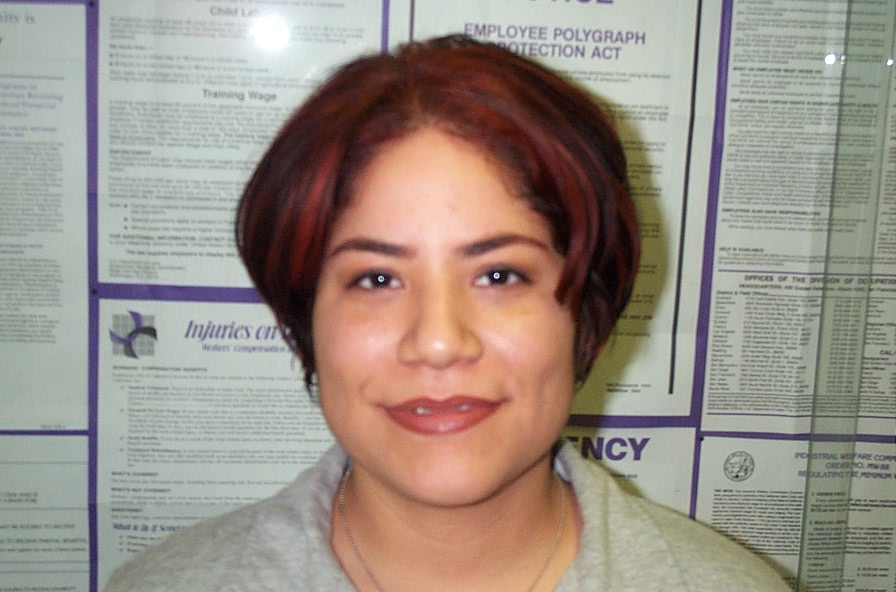
%> input picture image_0166.jpg, 896 x 592 px
$ octave FaceFeature.m   (GNU Octave 9; MATLAB toolbox functions it lacks are replaced by stand-ins)
%> lines starting %> are read from the running program, lines starting %| are printed output that depends on the picture; in (x1, y1, x2, y2) boxes, pixels count from 0 and x2, y2 are one past the last pixel; in counts of white or black regions, pixels touching at a corner belong together; the program's own positions count from 1
clear;

detector = vision.CascadeObjectDetector();
resim=imread('image_0166.jpg');
%> resim is the input picture: size 592x896x3 uint8; mean R, G, B 154.7, 143.9, 133.9
I=imresize(resim, [240 320]);
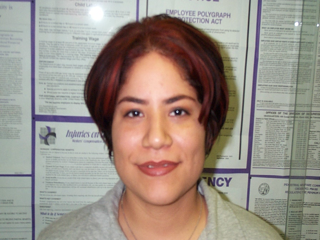
%> I: size 240x320x3 uint8; mean R, G, B 154.7, 143.9, 133.9
bboxes = step(detector,I);
%> bboxes = [99 68 118 118]
%figure, imshow(I), title('Detected Face');
rectangle('Position',bboxes(1,:),'LineWidth',2,'EdgeColor',[1 1 0]); hold on;
%> after `rectangle('Position',bboxes(1,:),'LineWidth',2,'EdgeColor',[1 1 0])`:
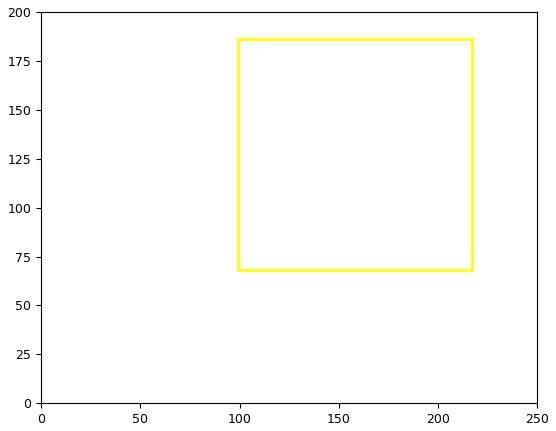
%> figure redrawn from the program's plot data

I2=imcrop(I,bboxes);
figure, imshow(I2);

redA = I2(:,:,1);   % Extract red layer
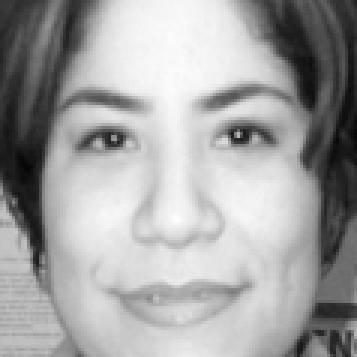
%> redA: size 119x119 uint8 (shown 3 times larger); min 6, max 255, mean 163.2
grayFrame = rgb2gray(I2);  % convert frame to gray
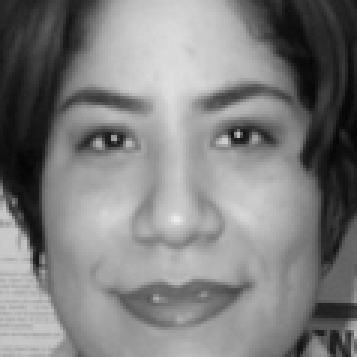
%> grayFrame: size 119x119 uint8 (shown 3 times larger); min 5, max 236, mean 127.4
diffFrame=imsubtract(redA, grayFrame); % subtract red and gray frame
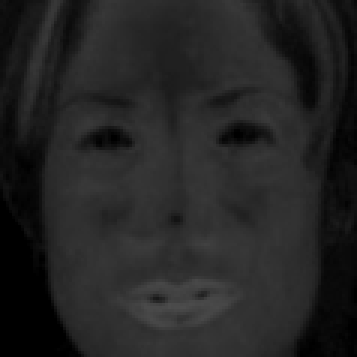
%> diffFrame: size 119x119 uint8 (shown 3 times larger); min 0, max 76, mean 36.1
bin2Frame = im2bw(diffFrame, 0.07); %convert image to binary
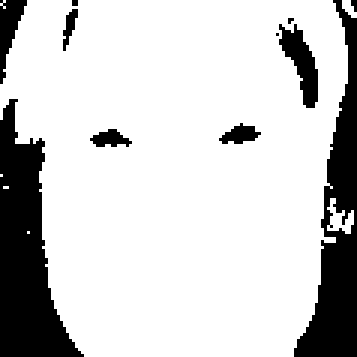
%> bin2Frame: size 119x119 logical (shown 3 times larger); 80.5% white; 11 black regions (4 under 20 px), largest, box (x1, y1, x2, y2) and area: (0, 33, 28, 119) 1250, (98, 0, 119, 119) 1057, (93, 8, 106, 36) 176
%figure, imshow(bin2Frame), title('Detected Face');

%%%%%%%%%%%%%%%%%%%%%%%%%%%%%%%%%%%%%%%%%%%%%%%%%%%%%%%%%%%%%%%%%%%%%%%%%%%
x = floor(size(bin2Frame,1)/2);
%> x = 59
y = size(bin2Frame,2);
%> y = 119
y2 = floor(size(bin2Frame,2)/2);
%> y2 = 59


%bin2frame in x,y noktas齨a ve ard齨daki 4 noktaya bak.

for i=1:size(bin2Frame,2)
    if(bin2Frame(y2,i)==1 && bin2Frame(y2,i+1)==1 && bin2Frame(y2,i+2)==1)
        disp(i);disp('white');yuz_orta1=i;break;
    end
end

for i=size(bin2Frame,2):-1:1
    if(bin2Frame(y2,i)==1 && bin2Frame(y2,i-1)==1 && bin2Frame(y2,i-2)==1)
        disp(i);disp('white');yuz_orta2=i;break;
    end
end

pos = [x y;x 1;yuz_orta1 y2;yuz_orta2 y2];
%> pos = [59 119; 59 1; 14 59; 109 59]
faceLandmark = insertMarker(I2,pos);
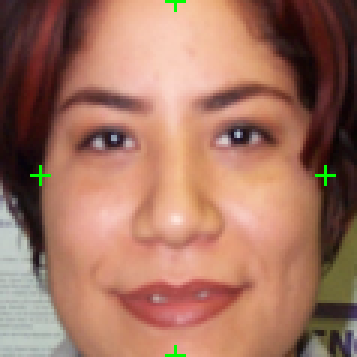
%> faceLandmark: size 119x119x3 uint8 (shown 3 times larger); mean R, G, B 162.8, 115.5, 97.1
figure, imshow(faceLandmark), title('markedFace');

$ run again, with image_0002.jpg copied over image_0166.jpg
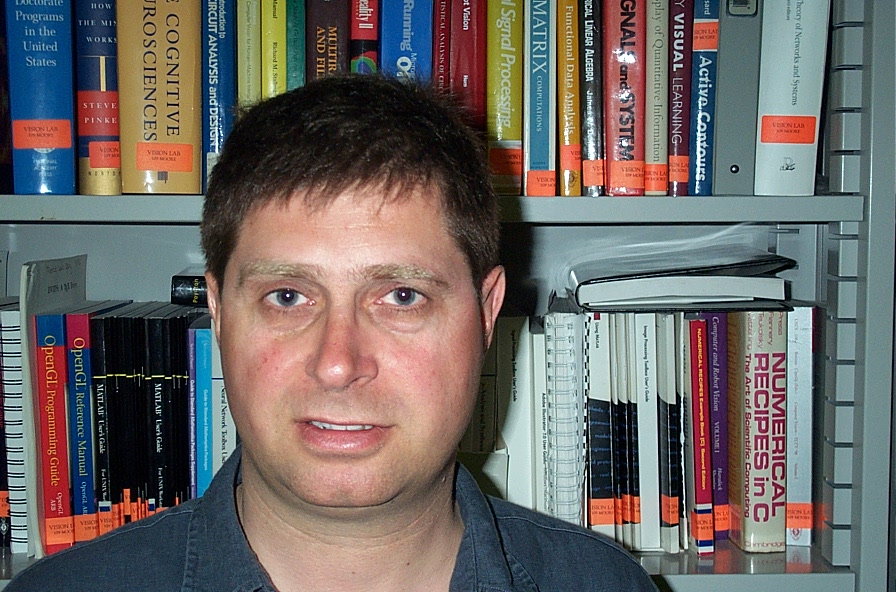
%> input picture image_0002.jpg, 896 x 592 px
%> resim is the input picture: size 592x896x3 uint8; mean R, G, B 108.7, 103.4, 100.9
%> bboxes = [66 77 116 116]
%> `bin2Frame = im2bw(diffFrame, 0.07);`:
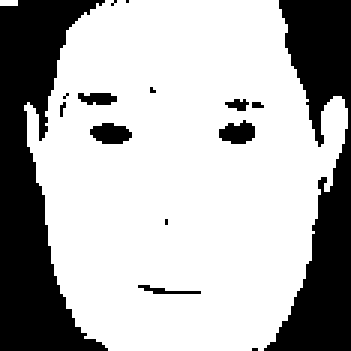
%> bin2Frame: size 117x117 logical (shown 3 times larger); 69.9% white; 15 black regions (8 under 20 px), largest, box (x1, y1, x2, y2) and area: (0, 0, 36, 117) 2156, (88, 0, 117, 117) 1713, (30, 41, 44, 48) 73
%> pos = [58 117; 58 1; 13 58; 111 58]
%> `faceLandmark = insertMarker(I2,pos);`:
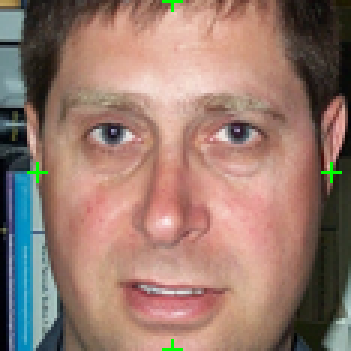
%> faceLandmark: size 117x117x3 uint8 (shown 3 times larger); mean R, G, B 151.1, 121.6, 110.3

$ run again, with image_0069.jpg copied over image_0166.jpg
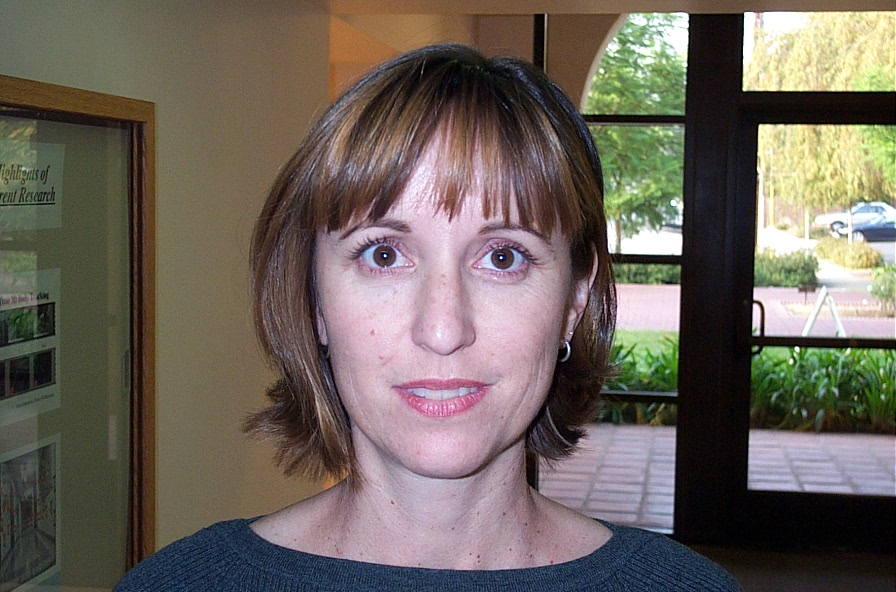
%> input picture image_0069.jpg, 896 x 592 px
%> resim is the input picture: size 592x896x3 uint8; mean R, G, B 109.1, 100.6, 91.9
%> bboxes = [107 68 106 106]
%> `bin2Frame = im2bw(diffFrame, 0.07);`:
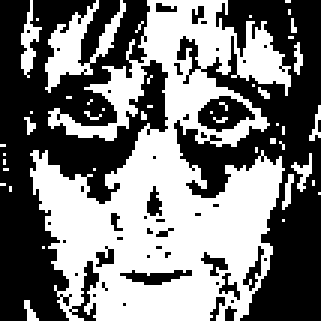
%> bin2Frame: size 107x107 logical (shown 3 times larger); 47.7% white; 45 white regions (38 under 20 px), largest, box (x1, y1, x2, y2) and area: (10, 0, 97, 107) 4865, (15, 0, 42, 31) 301, (7, 0, 14, 26) 77
%> pos = [53 107; 53 1; 44 53; 60 53]
%> `faceLandmark = insertMarker(I2,pos);`:
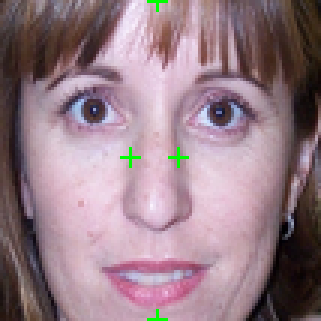
%> faceLandmark: size 107x107x3 uint8 (shown 3 times larger); mean R, G, B 150.3, 125.1, 135

$ run again, with image_0358.jpg copied over image_0166.jpg
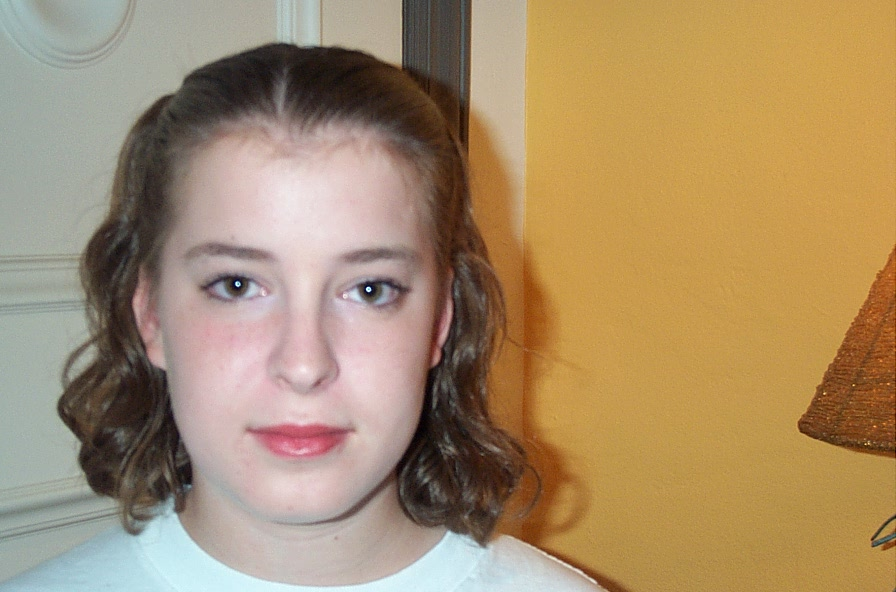
%> input picture image_0358.jpg, 896 x 592 px
%> resim is the input picture: size 592x896x3 uint8; mean R, G, B 167.4, 141.8, 106.8
%> bboxes = [45 69 129 129]
%> bin2Frame: size 130x130 logical; 43.9% white; 34 white regions (28 under 20 px), largest, box (x1, y1, x2, y2) and area: (18, 0, 130, 130) 6496, (3, 43, 14, 80) 228, (121, 54, 130, 112) 221, (34, 0, 50, 21) 203, (122, 112, 130, 130) 56, (77, 34, 84, 38) 21
%> pos = [65 130; 65 1; 6 65; 117 65]
%> `faceLandmark = insertMarker(I2,pos);`:
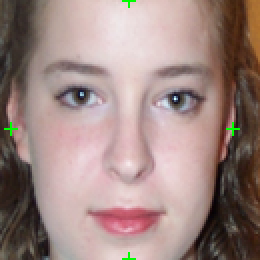
%> faceLandmark: size 130x130x3 uint8 (shown 2 times larger); mean R, G, B 158.4, 135.1, 130.6
